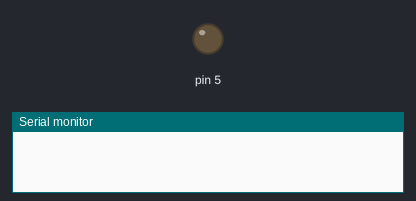
Bench run of a program on a simulated Arduino Mega 2560, built with avr-gcc and run on an emulated ATmega2560. On the bench: output pins drawn as LEDs (lit = HIGH), the last lines printed to the serial monitor. Dashed ring = blinking.

Above: at 0.2 s.
At 2.5 s:
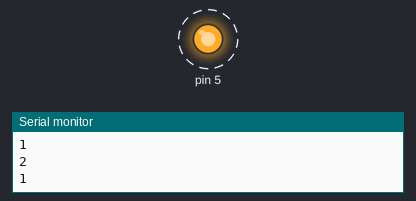
Timing chart, 0 to 3.0 s (numbered marks = the images above):
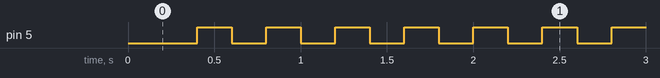

The program:

main.cpp
```cpp
#include <Arduino.h>
#include "sona_rs485.h"

unsigned char data[13];
sona_rs485 sona1(2,9600,5,0x01);
void setup() {
  Serial.begin(9600);
  sona1.init();
}
void loop() {

  static unsigned long last_millis=0;
  static unsigned long command_time=0;
  static bool still_command=false;

  if(millis()-last_millis >= 400 && still_command == false){
    last_millis = millis();
    Serial.println("1");
    sona1.send_command(0x01);
    command_time = millis();
    still_command = true;
  }

  if(millis()-command_time >= 200 && still_command == true){
    Serial.println("2");
    sona1.get_data(data);
    still_command=false;
  }

}
```

Measured:
- by itself, pin 5: alternates HIGH for 0.20 s and LOW for 0.20 s
